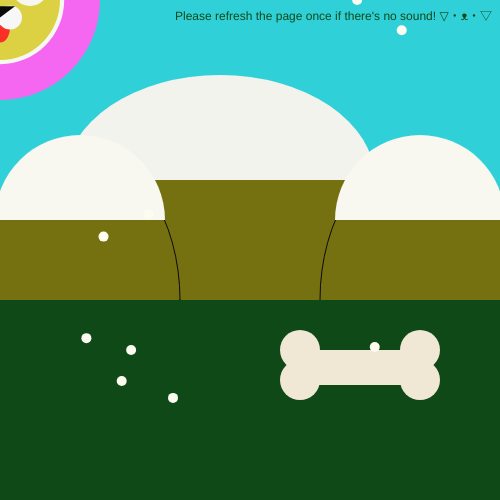
Frame 1 (no input)
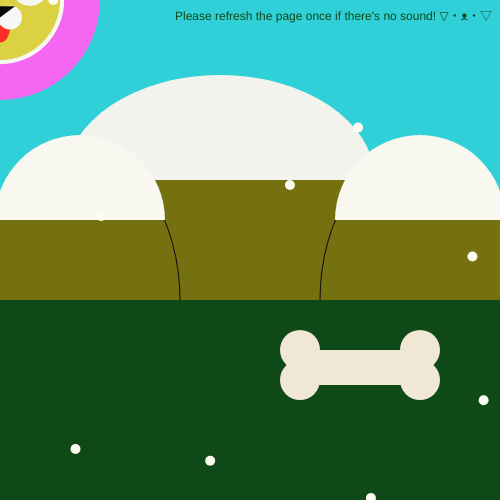
Frame 60 (no input)
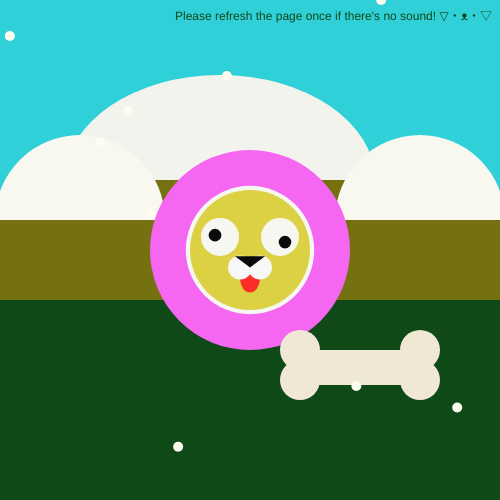
Frame 120 (the mouse pressed at the canvas centre since frame 60)

The p5.js sketch that drew these frames (run headless with seeded random() and noise() and a simulated clock; from frame 60 on, the mouse is pressed at the canvas centre):

// p5.js sketch
// ── sketch.js
// declare any variables you need here.
//small mountain
var drawSmallMountain = function (mountainPosition) {
  var mountX = mountainPosition.x;
  var mountY = mountainPosition.y;

  //mountain - land
  stroke(10);
  fill(117, 113, 16);
  ellipse(mountX, mountY, 200, 300);
  //mountain - snow
  noStroke();
  fill(248, 248, 241);
  arc(mountX, mountY - 80, 170, 170, 3.14159, 0);
};

var positions = [
  { x: 420, y: 300 },
  { x: 80, y: 300 }
];
//dog face
const dogFace = 120;
let dogFacePosX;
let dogFacePosY;
//dog eyes
let eyeSize = 38;
let pupilSize = eyeSize / 3;
//dog mouth
let mouthSize = dogFace / 5;
//dog nose
let dogNoseUpperLeftX;
let dogNoseLowerMiddleX;
let dogNoseUpperRightX;
let dogNoseUpperLeftAndRightY;
let dogNoseLowerMiddleY;
//dog mouth
let dogMouthPosY;
let dogMouthLeftPosX;
let dogMouthRightPosY;
let dogTonguePosY;
let dogTongueWidth;
let dogTongueLength;
//dog eyes
let dogRightOuterEyePosX;
let dogRightPupilPosX;
let dogRightOuterEyePosY;
let dogRightPupilPosY;
let dogLeftOuterEyePosX;
let dogLeftPupilPosX;
let dogLeftPupilPosY;
//blanket wrap
let blanketSize = dogFace * 1.66666666667;
let blanketFuzz = dogFace * 1.07;
//dog bone
let dogBoneMidX = 300;
let dogBoneMidY = 350;
let dogBoneRightEdgeX = dogBoneMidX + 120;
let dogBoneLeftEdgeX = 380;
// you will see setup and draw is not definied or used warnings and other warnings in your console at the bottom right. This is a glitch in how codesandbox loads the libraries and methods from p5. All is well.

function setup() {
  // create your canvas and define size here it's set to 500 x 500px you can also set any static shapes that won't need to be drawn here.
  createCanvas(500, 500);
}

function draw() {
  //call your functions and do your drawing here.
  background(48, 208, 217);
  largeMountain();
  for (var i = 0; i < positions.length; i++) {
    drawSmallMountain(positions[i]);
  }
  floor();
  doggyInBlanket();
  refreshMe();
  bone();
  yummy();
  lickBone();
  snowflakes();
}

// write functions here that are called in your setup or draw function.

const doggyInBlanket = () => {
  //interactivity - dog position
  dogFacePosX = mouseX;
  dogFacePosY = mouseY;
  //movement - dog nose
  dogNoseUpperLeftX = dogFacePosX - 15;
  dogNoseLowerMiddleX = dogFacePosX;
  dogNoseUpperRightX = dogFacePosX + 15;
  dogNoseUpperLeftAndRightY = dogFacePosY + 6.125;
  dogNoseLowerMiddleY = dogFacePosY + 17.5;
  //movement - dog mouth
  dogMouthPosY = dogFacePosY + 17.5;
  dogMouthLeftPosX = dogFacePosX - 10;
  dogMouthRightPosY = dogFacePosX + 10;
  dogTonguePosY = dogFacePosY + 27.5625;
  dogTongueWidth = dogFace - 100;
  dogTongueLength = dogFace - 90;
  //movement - dog eyes
  dogRightOuterEyePosX = dogFacePosX + 30;
  dogRightPupilPosX = dogRightOuterEyePosX + 5;
  dogRightOuterEyePosY = dogFacePosY - 13.125;
  dogRightPupilPosY = dogRightOuterEyePosY + 5.249;
  dogLeftOuterEyePosX = dogFacePosX - 30;
  dogLeftPupilPosX = dogLeftOuterEyePosX - 5;
  dogLeftPupilPosY = dogFacePosY - 14.875;

  //drawing
  noStroke();
  //outer blanket
  fill(245, 103, 240);
  ellipse(dogFacePosX, dogFacePosY, blanketSize, blanketSize);
  //blanket border
  fill(247, 247, 242);
  ellipse(dogFacePosX, dogFacePosY, blanketFuzz, blanketFuzz);
  //dog face
  fill(219, 209, 66);
  ellipse(dogFacePosX, dogFacePosY, dogFace, dogFace);
  //dog eyes - outer - right
  fill(247, 247, 242);
  ellipse(dogRightOuterEyePosX, dogRightOuterEyePosY, eyeSize, eyeSize);
  //dog eyes - pupil - right
  fill(10, 10, 10);
  ellipse(dogRightPupilPosX, dogRightPupilPosY, pupilSize, pupilSize);
  //dog eyes - outer - left
  fill(247, 247, 242);
  ellipse(dogLeftOuterEyePosX, dogRightOuterEyePosY, eyeSize, eyeSize);
  //dog eyes - pupil - left
  fill(10, 10, 10);
  ellipse(dogLeftPupilPosX, dogLeftPupilPosY, pupilSize, pupilSize);
  //dog tongue
  fill(252, 47, 40);
  ellipse(dogFacePosX, dogTonguePosY, dogTongueWidth, dogTongueLength);
  //dog mouth
  fill(247, 247, 247);
  ellipse(dogMouthLeftPosX, dogMouthPosY, mouthSize, mouthSize);
  ellipse(dogMouthRightPosY, dogMouthPosY, mouthSize, mouthSize);
  //dog nose
  fill(10, 10, 10);
  triangle(
    dogNoseUpperLeftX,
    dogNoseUpperLeftAndRightY,
    dogNoseLowerMiddleX,
    dogNoseLowerMiddleY,
    dogNoseUpperRightX,
    dogNoseUpperLeftAndRightY
  );
};

const bone = () => {
  noStroke();
  fill(240, 232, 213);
  rect(dogBoneMidX, dogBoneMidY, 120, 35);
  ellipse(dogBoneMidX, dogBoneMidY, 40, 40);
  ellipse(dogBoneMidX, dogBoneLeftEdgeX, 40, 40);
  ellipse(dogBoneRightEdgeX, dogBoneMidY, 40, 40);
  ellipse(dogBoneRightEdgeX, dogBoneLeftEdgeX, 40, 40);
};

const lickBone = () => {
  if (
    mouseIsPressed &&
    mouseX > 320 &&
    mouseX < 400 &&
    mouseY > 300 &&
    mouseY < 320
  ) {
    noStroke();
    fill(252, 47, 40);
    ellipse(mouseX, mouseY + 40, 15, 26);
  }
};

const floor = () => {
  fill(15, 73, 24);
  rect(0, 300, 500, 200);
};

const largeMountain = () => {
  //large mountain
  let largeMountX = 200;
  let largeMountY = 300;
  //mountain - land
  stroke(10);
  fill(117, 113, 16);
  ellipse(largeMountX, largeMountY, 400, 400);
  //mountain - snow
  noStroke();
  fill(243, 243, 237);
  arc(220, largeMountY - 120, 310, 210, 3.14159, 0);
};

const yummy = () => {
  var yummyWords = 75;

  while (
    mouseIsPressed &&
    mouseX > 320 &&
    mouseX < 400 &&
    mouseY > 300 &&
    mouseY < 320 &&
    yummyWords < 450
  ) {
    fill(12, 12, 12);
    textSize(50);
    text("yummy!", 50, yummyWords);
    yummyWords += 70;
  }
};

let snowflakes = () => {
  var xPositions = [
    random(0, 500),
    random(0, 500),
    random(0, 500),
    random(0, 500),
    random(0, 500),
    random(0, 500),
    random(0, 500),
    random(0, 500),
    random(0, 500)
  ];
  var yPositions = [
    0,
    random(0, 500),
    random(0, 500),
    random(0, 500),
    random(0, 500),
    random(0, 500),
    random(0, 500),
    random(0, 500),
    random(0, 500)
  ];

  noStroke();
  fill(253, 252, 240);

  for (var i = 0; i < xPositions.length; i++) {
    ellipse(xPositions[i], yPositions[i] % 500, 10, 10);
    yPositions[i] += 0.1;
  }
};

let refreshMe = () => {
  fill(15, 73, 24);
  textSize(12);
  text("Please refresh the page once if there's no sound! ▽・ᴥ・▽", 175, 20);
};

// ── style.css
html,
body {
  margin: 0;
  padding: 0;
}
#audio {
  display: none;
}
